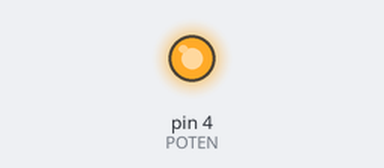
A sketch run on a simulated Arduino Uno, built with avr-gcc and run on an emulated ATmega328P. On the bench: output pins drawn as LEDs (lit = HIGH).

Above: at 0.1 s.
Timing chart, 0 to 1.6 s (numbered marks = the images above):
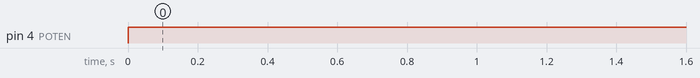

The sketch:

InputManager.c.ino
```cpp
#define MOTOR 3
#define POTEN 4
#define RPI0 5
#define RPI1 6
#define MAX_WRITE 1024

void setup() {
	pinMode(4, OUTPUT);
//	pinMode(POTEN, INPUT);
	pinMode(RPI0, INPUT);
	pinMode(RPI1, INPUT);
}

void loop() {/*
	int input = getRPiInput();
	input = 0; // temporary to override the input

	switch(input) {
	case 0:
		setToPosition(0.5, 0.05);
		break;
	case 1:
		useSelector(7, 10);
		break;
	}*/

	digitalWrite(4, HIGH);
}

void setToPosition(int position, int tolerance) {
	position /= MAX_WRITE;
	tolerance /= MAX_WRITE;
	int current = digitalRead(POTEN);

	while(!(current < position + tolerance && current > position - tolerance)) {
		if(current < position)
			analogWrite(MOTOR, 120);
		else if(current > position)
			analogWrite(MOTOR, -120);
	}
}

void useSelector(int positions, int force) {
	int intervals[positions + 1];
	int position;
	int value = digitalRead(POTEN);

	for(int i = 0; i < positions + 1; i++) {
		intervals[i] = i / MAX_WRITE;

		if(value / MAX_WRITE < i && value / MAX_WRITE > (i - 1))
			position = i;
	}

	int delta = value - (position * MAX_WRITE);
	if(delta < 0)
		analogWrite(MOTOR, 10 * delta);
	else
		analogWrite(MOTOR, -10 * delta);
}

int getRPiInput() {
	int twos = digitalRead(RPI0);
	int ones = digitalRead(RPI1);

	return pow(2, twos) + pow(2, ones);
}
```

Measured:
- by itself, pin 4 (POTEN): LOW → HIGH at 0.00 s
